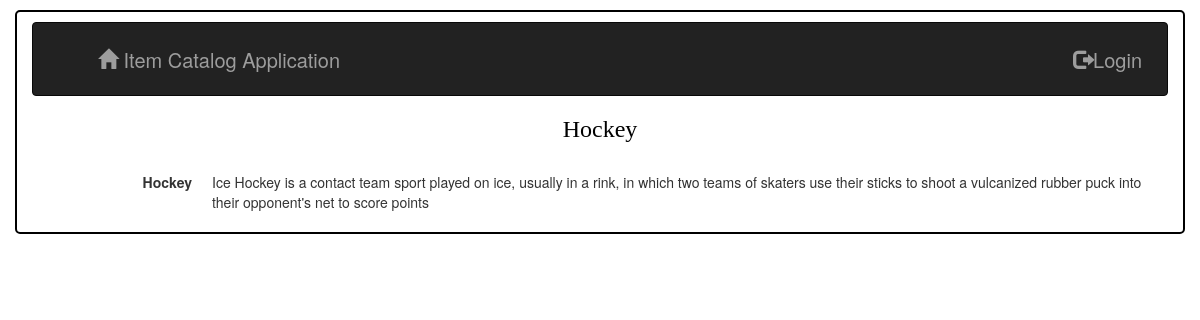
The page /catalog/9/item/13 on the database as committed earlier.
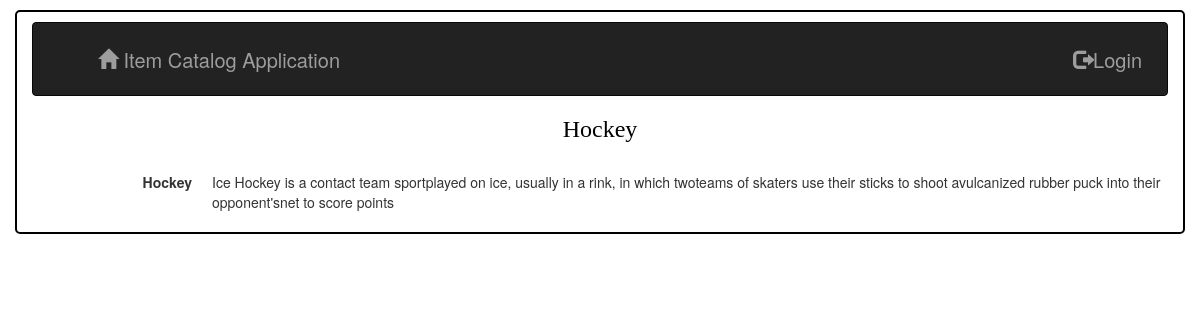
The same page on the database as committed later.
### database_setup.py (models this page shows, shortened)
class Categories(Base):
    __tablename__ = 'categories'
    id = Column(Integer, primary_key=True)
    name = Column(String(250), nullable=False)
    user_id = Column(Integer, ForeignKey('user.id'))
    user = relationship(User)

class CategoryItem(Base):
    __tablename__ = 'category_item'
    name = Column(String(80), nullable=False)
    id = Column(Integer, primary_key=True)
    description = Column(String(250))
    categories_id = Column(Integer, ForeignKey('categories.id'))
    categories = relationship(Categories, single_parent=True)
    user_id = Column(Integer, ForeignKey('user.id'))
    user = relationship(User)

### application.py (the view)
@app.route('/catalog/<int:categories_id>/item/<int:items_id>')
def showItem(categories_id, items_id):
    categories = session.query(Categories).filter_by(id=categories_id).one()
    items = session.query(CategoryItem).filter_by(id=items_id).one()
    if 'username' not in login_session or \
            items.user_id != login_session['user_id']:
        return render_template('itemfornonymous.html', categories=categories,
                               items=items)
    else:  # if user is the creator, able to access update and delete the item
        return render_template('itemforauthorize.html',
                               categories=categories, items=items)

### templates/itemfornonymous.html (shortened to what this page needs)
{% extends "main.html" %}
{% block content %}
{% include "header.html" %}
<h3 style="text-align: center; font-family: italic;"><a href = "{{url_for('showCategories', categories_id=categories.id)}}" style="color:black">{{categories.name}}</a></h3>
<dl class="dl-horizontal">
  <dt>{{items.name}}</dt>
  <dd>{{items.description}}</dd>
</dl>
{% endblock %}

### templates/main.html (shortened to what this page needs)
<!DOCTYPE html>
<html lang="en">
	<head>
		<link rel="stylesheet" href="//netdna.bootstrapcdn.com/bootstrap/3.1.1/css/bootstrap.min.css">
    <link rel="stylesheet" href="https://maxcdn.bootstrapcdn.com/bootstrap/3.3.7/css/bootstrap.min.css">
  </head>
	<body>
		<div class="container mycontainer">
			{% block content %}
			{% endblock %}
		</div>
	</body>
</html>

### templates/header.html (shortened to what this page needs)
<nav class="navbar navbar-inverse" style="margin-top:10px;">
  <div class="container-fluid">
    <div class="navbar-header">
      <ul class=" nav navbar-nav navbar-left">
        <li>
          <a href = "{{url_for('showCatalog')}}"> <span class="glyphicon glyphicon-home"></span> Item Catalog Application</a>
        </li>
      </ul>
    </div>
    <ul class="nav navbar-nav navbar-right">
      {%if 'username' not in session %}
      <li><a href="{{url_for('showLogin')}}"><span class="glyphicon glyphicon-log-out"></span>Login</a></li>
      {% else %}
      <li><a href="{{url_for('disconnect')}}"><span class="glyphicon glyphicon-log-in"></span> Logout</a></li>
      {% endif %}
    </ul>
  </div>
</nav>

### templates/main.html (style rules this page uses)
ul, li { padding: 5px; }
li { margin-left: 30px; font-size: 20px; }
.mycontainer { border: 2px solid black; margin-top: 10px; margin-bottom: 10px; border-radius: 5px; }
.navbar { margin-bottom: 0; }

Rows that differ between the two databases and show on the page:
changed CategoryItem "Hockey": description "…is a contact team sport played on ice, usually in a rink, in which two teams of skaters use their sticks to shoot a vulcanized rubber puck into their opponent's net to score points" → "…is a contact team sportplayed on ice, usually in a rink, in which twoteams of skaters use their sticks to shoot avulcanized rubber puck into their opponent'snet to score points"
